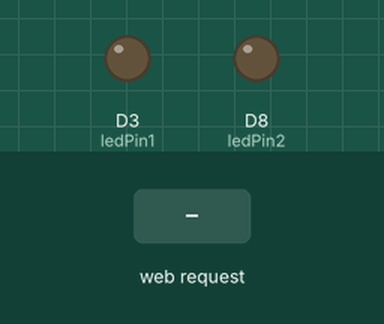
Bench run of a sketch on a simulated ESP8266 (NodeMCU). Shown: output pins drawn as LEDs (lit = HIGH). The inputs (shaded band) are chosen by the test bench. WiFi joins after 1.5 s; servers stay silent unless stated; what the sketch prints to the serial monitor is not drawn.

Above: at 2.7 s.
2.8 s: HTTP request GET /LED1=ON received
At 3.1 s:
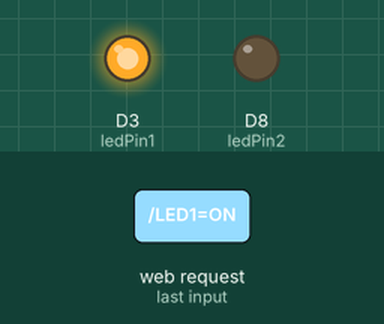
4.3 s: HTTP request GET /LED2=ON received
At 5.4 s:
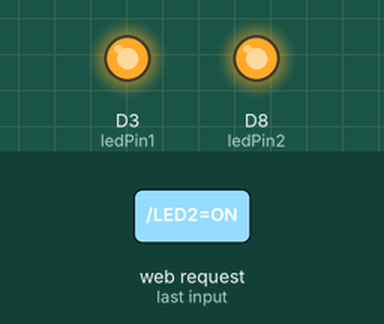
5.8 s: HTTP request GET /LED1=OFF received
At 6.5 s:
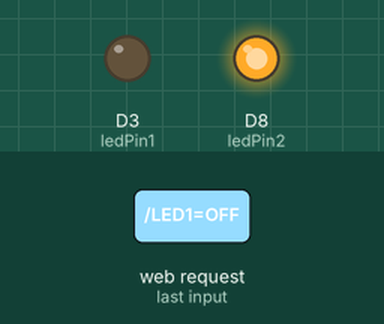
7.3 s: HTTP request GET /LED2=OFF received
At 7.7 s:
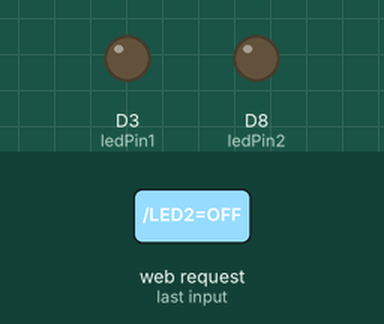
Timing chart, 0 to 9.8 s (numbered marks = the images above; inputs shaded):
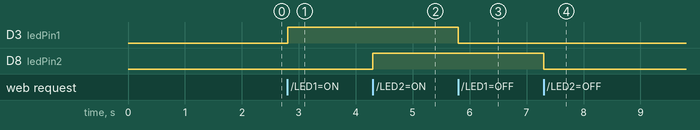

Measured:
- after the input at 2.8 s, D3 (ledPin1): LOW → HIGH at once
- after the input at 4.3 s, D8 (ledPin2): LOW → HIGH at once
- after the input at 5.8 s, D3 (ledPin1): HIGH → LOW at once
- after the input at 7.3 s, D8 (ledPin2): HIGH → LOW at once

The sketch:

wifi_acess_google.ino
```cpp
#include <ESP8266WiFi.h>

const char* ssid = "INFOLABZ 407";
const char* password = "Infolabz@123";

int ledPin1 = D3;
int ledPin2 = D8;

WiFiServer server(80);

void setup() {
  Serial.begin(115200);
  delay(10);

  pinMode(ledPin1, OUTPUT);
  pinMode(ledPin2, OUTPUT);
  digitalWrite(ledPin1, LOW);
  digitalWrite(ledPin2, LOW);

  // Connect to WiFi network
  Serial.println();
  Serial.println();
  Serial.print("Connecting to ");
  Serial.println(ssid);

  WiFi.begin(ssid, password);

  while (WiFi.status() != WL_CONNECTED) {
    delay(500);
    Serial.print(".");
  }
  Serial.println("");
  Serial.println("WiFi connected");

  // Start the server
  server.begin();
  Serial.println("Server started");

  // Print the IP address
  Serial.print("Use this URL to connect: ");
  Serial.print("http://");
  Serial.print(WiFi.localIP());
  Serial.println("/");
}

void loop() {
  // Check if a client has connected
  WiFiClient client = server.available();
  if (!client) {
    return;
  }

  // Wait until the client sends some data
  Serial.println("new client");
  while (!client.available()) {
    delay(1);
  }

  // Read the first line of the request
  String request = client.readStringUntil('\r');
  Serial.println(request);
  client.flush();

  // Match the request
  int value1 = LOW;
  int value2 = LOW;

  if (request.indexOf("/LED1=ON") != -1) {
    digitalWrite(ledPin1, HIGH);
    value1 = HIGH;
  }
  if (request.indexOf("/LED1=OFF") != -1) {
    digitalWrite(ledPin1, LOW);
    value1 = LOW;
  }

  if (request.indexOf("/LED2=ON") != -1) {
    digitalWrite(ledPin2, HIGH);
    value2 = HIGH;
  }
  if (request.indexOf("/LED2=OFF") != -1) {
    digitalWrite(ledPin2, LOW);
    value2 = LOW;
  }

  // Return the response
  client.println("HTTP/1.1 200 OK");
  client.println("Content-Type: text/html");
  client.println(""); //  do not forget this one
  client.println("<!DOCTYPE HTML>");
  client.println("<html>");

  client.print("LED 1 is now: ");
  if (value1 == HIGH) {
    client.print("On");
  } else {
    client.print("Off");
  }

  client.print("<br>LED 2 is now: ");
  if (value2 == HIGH) {
    client.print("On");
  } else {
    client.print("Off");
  }

  client.println("<br><br>");
  client.println("<a href=\"/LED1=ON\"\"><button>LED 1 On</button></a>");
  client.println("<a href=\"/LED1=OFF\"\"><button>LED 1 Off</button></a><br />");

  client.println("<a href=\"/LED2=ON\"\"><button>LED 2 On</button></a>");
  client.println("<a href=\"/LED2=OFF\"\"><button>LED 2 Off</button></a><br />");

  client.println("</html>");

  delay(1);
  Serial.println("Client disconnected");
  Serial.println("");
}
```
